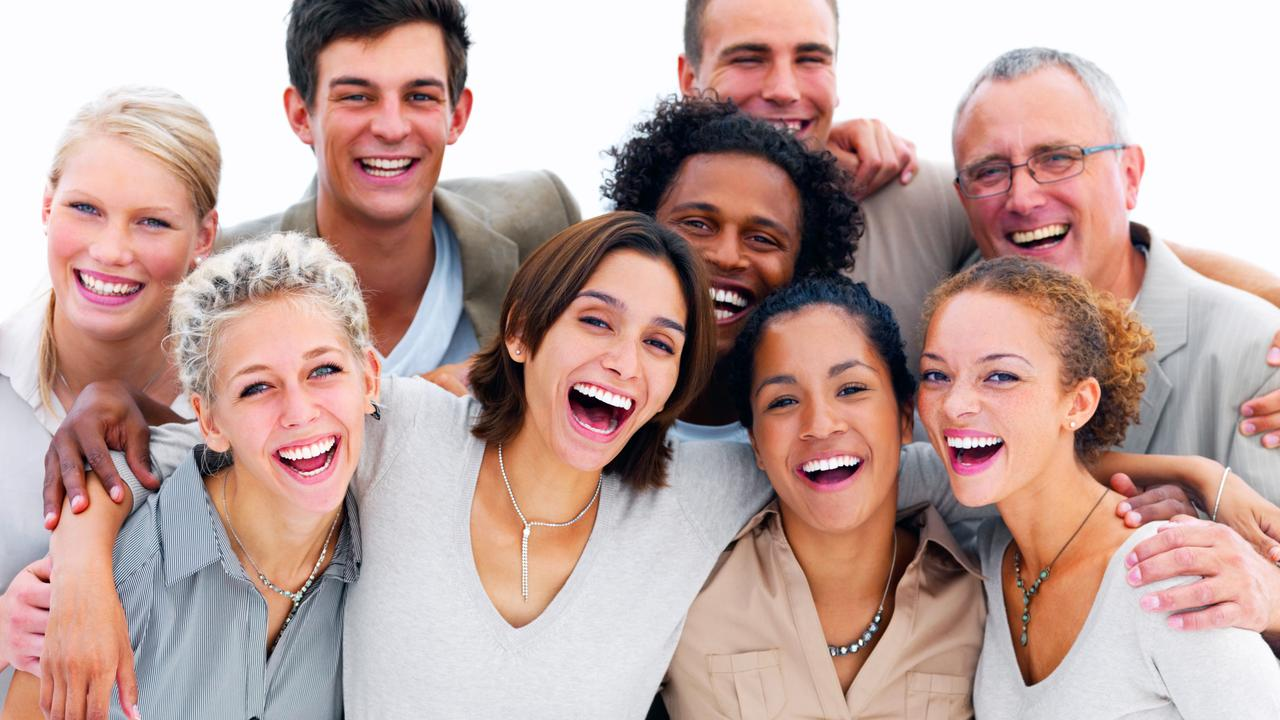
#> input picture opencv_projects/gezichts_detectie/mensen.png, 1280 x 720 px, found by its file name
$ python facedetection.py
#> lines starting #> are read from the running program, lines starting #| are printed output that depends on the picture; after the words box and inside, x2 and y2 are one past the last pixel; in counts of white or black regions, pixels touching at a corner belong together
import cv2


facecas = cv2.CascadeClassifier("opencv\opencv_projects\gezichts_detectie\haarcascade_frontalface_default.xml")
img = cv2.imread('opencv\opencv_projects\gezichts_detectie\mensen.png')
#> img is the input picture: shape (720, 1280, 3); mean B, G, R 158.1, 163.6, 191.4
imgGray = cv2.cvtColor(img, cv2.COLOR_BGR2GRAY)
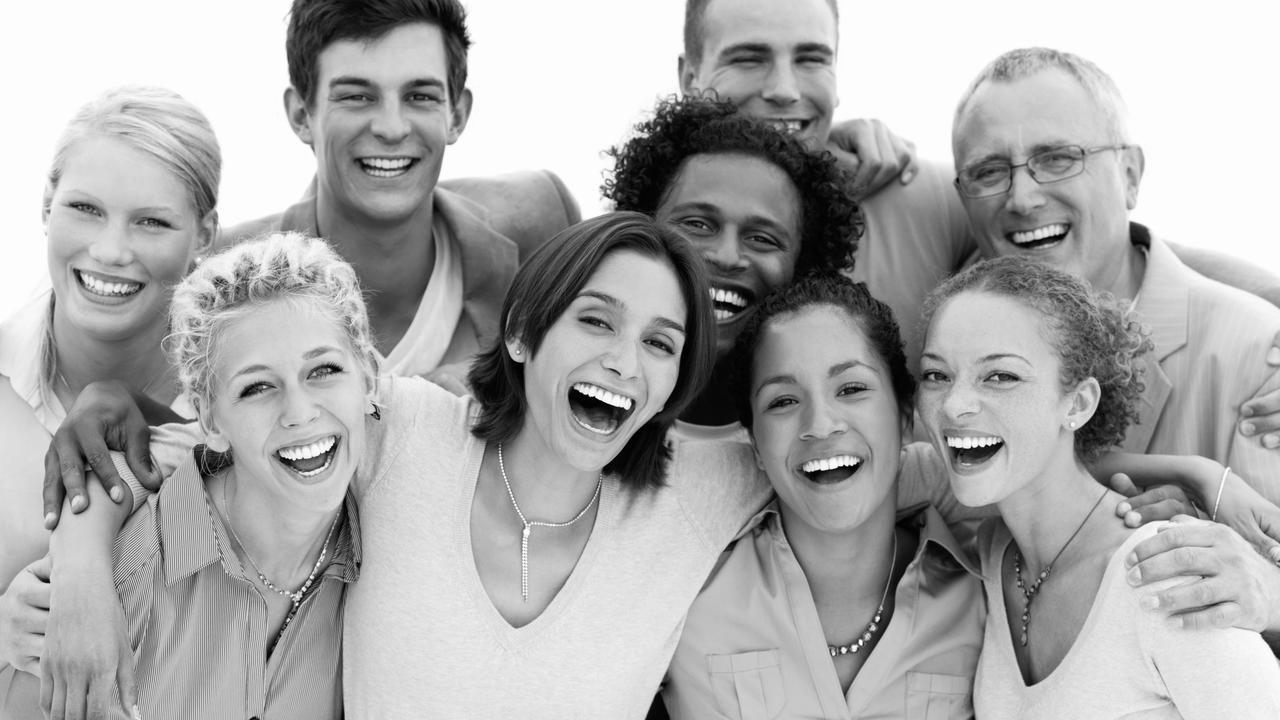
#> imgGray: shape (720, 1280); min 0, max 255, mean 171.3

faces = facecas.detectMultiScale(imgGray,1.1,4)
#> faces = [[796, 500, 98, 98], [714, 6, 138, 138], [295, 26, 179, 179], [31, 150, 175, 175], [655, 171, 151, 151], [937, 101, 171, 171], [534, 261, 178, 178], [727, 323, 187, 187], [191, 299, 210, 210], [875, 295, 209, 209]]


for(x,y,w,h) in faces:
    cv2.rectangle(img,(x,y),(x+w,y+h),(255,0,0),3)
#> this loop made 10 passes
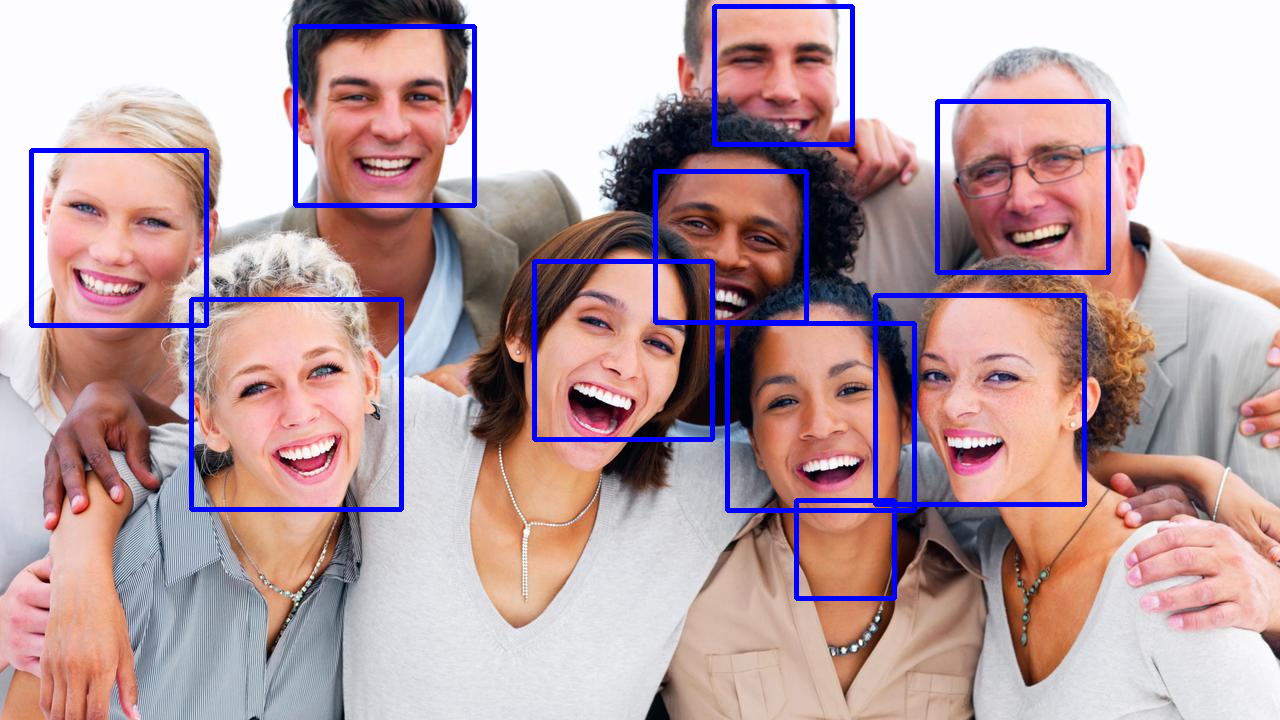
#> img: shape (720, 1280, 3); 3.6% of pixels changed, all inside (x1, y1, x2, y2) = (29, 4, 1111, 601)


cv2.imshow("result", img)

cv2.waitKey(0)
